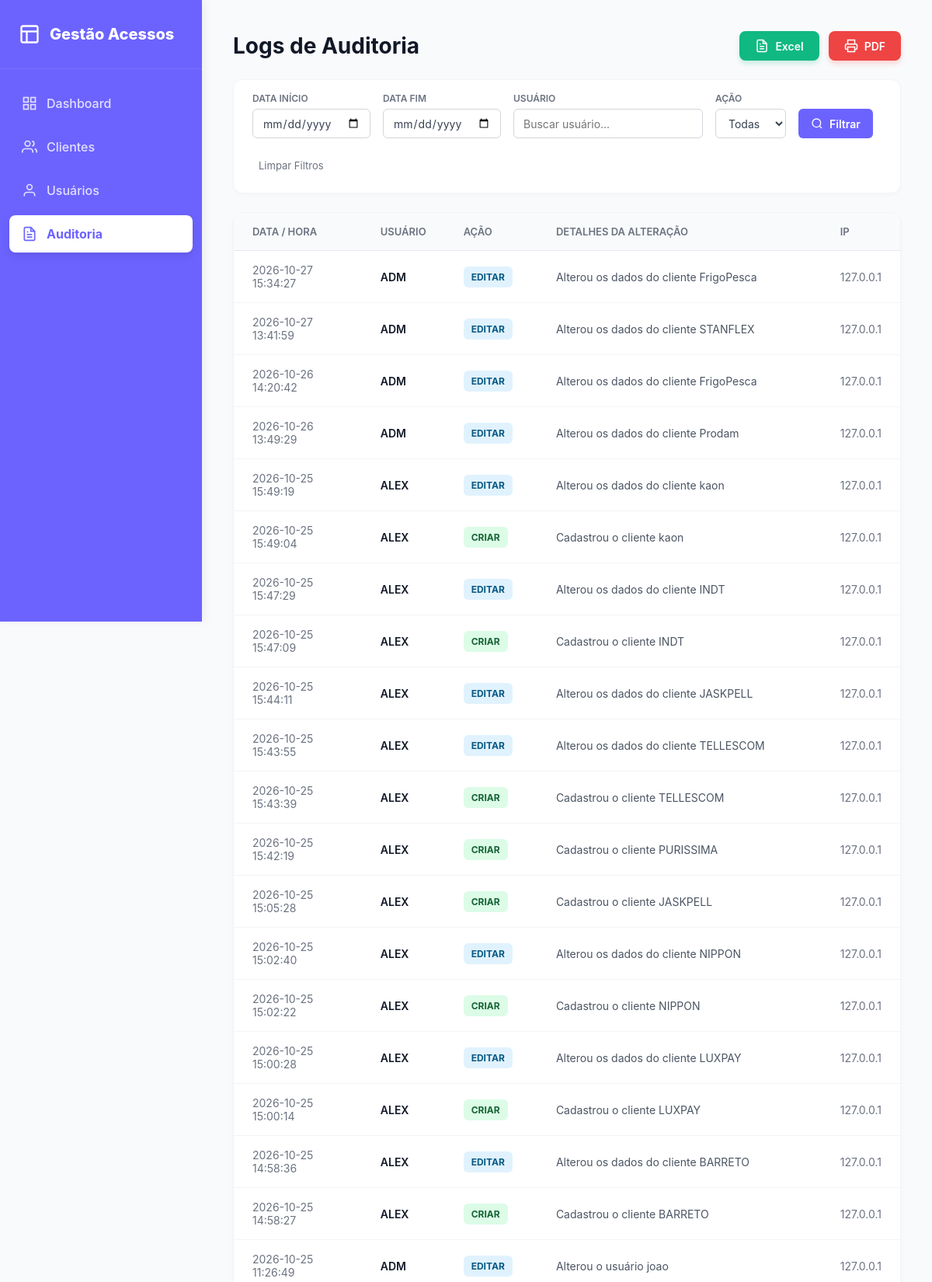
The app's page /auditoria (signed in, upper part) with its own data.
### tables this page shows
CREATE TABLE logs_auditoria (
    id INTEGER PRIMARY KEY AUTOINCREMENT,
    usuario_id INTEGER,
    username TEXT,
    data_hora TEXT NOT NULL DEFAULT (datetime('now','localtime')),
    operacao TEXT NOT NULL,
    entidade TEXT,
    entidade_id INTEGER,
    campo_alterado TEXT,
    valor_anterior TEXT,
    valor_novo TEXT,
    resultado TEXT,
    sessao_id TEXT,
    ip TEXT
);

### routes/auditoria.py (the view)
@auditoria_bp.route("/auditoria")
@login_required
def index():
    if not checar_permissao():
        return redirect(url_for("dashboard.index"))
    filtro_data_inicio = request.args.get("data_inicio", "")
    filtro_data_fim = request.args.get("data_fim", "")
    filtro_usuario = request.args.get("usuario", "")
    filtro_acao = request.args.get("acao", "")
    conn = get_connection()
    query = "SELECT * FROM logs_auditoria WHERE 1=1"
    params = []
    if filtro_data_inicio:
        query += " AND date(data_hora) >= date(?)"
        params.append(filtro_data_inicio)
    if filtro_data_fim:
        query += " AND date(data_hora) <= date(?)"
        params.append(filtro_data_fim)
    if filtro_usuario:
        query += " AND username LIKE ?"
        params.append(f"%{filtro_usuario}%")
    if filtro_acao:
        query += " AND operacao = ?"
        params.append(filtro_acao)
    query += " ORDER BY id DESC LIMIT 500" # Limita a 500 para não travar a tela
    logs = conn.execute(query, params).fetchall()
    usuarios_db = conn.execute("SELECT DISTINCT username FROM logs_auditoria").fetchall()
    conn.close()
    return render_template(
        "auditoria.html",
        logs=logs,
        filtro_data_inicio=filtro_data_inicio,
        filtro_data_fim=filtro_data_fim,
        filtro_usuario=filtro_usuario,
        filtro_acao=filtro_acao,
        usuarios_db=usuarios_db
    )

### database/db.py (called while the page is built)
def get_connection():
    conn = sqlite3.connect(Config.DATABASE_PATH)
    conn.row_factory = sqlite3.Row
    conn.execute("PRAGMA foreign_keys = ON")
    return conn

### routes/auditoria.py (called while the page is built)
def checar_permissao():
    if session.get("usuario_nivel") != "ADM" and "auditoria_visualizar" not in session.get("usuario_permissoes", ""):
        flash("Acesso negado. Você não tem permissão para ver a auditoria.", "error")
        return False
    return True

### routes/auth.py (called while the page is built)
def login_required(f):
    @wraps(f)
    def decorated_function(*args, **kwargs):
        if "usuario_id" not in session:
            flash("Você precisa fazer login.", "error")
            return redirect(url_for("auth.login"))
        return f(*args, **kwargs)
    return decorated_function

### services/csrf_service.py (called while the page is built)
def csrf_protect():
    if request.method in ("POST", "PUT", "PATCH", "DELETE"):
        sent = request.form.get("_csrf_token") or request.headers.get("X-CSRF-Token")
        esperado = session.get("_csrf_token")
        if not sent or not esperado or not hmac.compare_digest(sent, esperado):
            if request.is_json or request.path.startswith("/api/"):
                return jsonify({"erro": "CSRF inválido"}), 400
            abort(400, description="Token CSRF ausente ou inválido.")

### templates/auditoria.html (shortened to what this page needs)
<!DOCTYPE html>
<html lang="pt-BR">
<head>
</head>
<body>
    <aside class="sidebar">
        <div class="sidebar-header">
            <svg width="28" height="28" viewBox="0 0 24 24" fill="none" stroke="currentColor" stroke-width="2"><rect x="3" y="3" width="18" height="18" rx="2" ry="2"></rect><line x1="3" y1="9" x2="21" y2="9"></line><line x1="9" y1="21" x2="9" y2="9"></line></svg>
            <h2>Gestão Acessos</h2>
        </div>
        <nav>
            <a href="/dashboard" class="nav-item"><svg viewBox="0 0 24 24" fill="none" stroke="currentColor" stroke-width="2"><rect x="3" y="3" width="7" height="7"></rect><rect x="14" y="3" width="7" height="7"></rect><rect x="14" y="14" width="7" height="7"></rect><rect x="3" y="14" width="7" height="7"></rect></svg>Dashboard</a>
            <a href="/clientes" class="nav-item"><svg viewBox="0 0 24 24" fill="none" stroke="currentColor" stroke-width="2"><path d="M17 21v-2a4 4 0 0 0-4-4H5a4 4 0 0 0-4 4v2"></path><circle cx="9" cy="7" r="4"></circle><path d="M23 21v-2a4 4 0 0 0-3-3.87"></path><path d="M16 3.13a4 4 0 0 1 0 7.75"></path></svg>Clientes</a>
            {% if session.get('usuario_nivel') == 'ADM' %}
            <a href="/usuarios" class="nav-item"><svg viewBox="0 0 24 24" fill="none" stroke="currentColor" stroke-width="2"><path d="M20 21v-2a4 4 0 0 0-4-4H8a4 4 0 0 0-4 4v2"></path><circle cx="12" cy="7" r="4"></circle></svg>Usuários</a>
            {% endif %}
            {% if session.get('usuario_nivel') == 'ADM' or 'auditoria_visualizar' in session.get('usuario_permissoes', '') %}
            <a href="/auditoria" class="nav-item active">Auditoria</a>
            {% endif %}
        </nav>
    </aside>
    <main class="main-content">
        <div class="topbar">
            <h1>Logs de Auditoria</h1>
            <div class="export-btns">
                <a href="{{ url_for('auditoria.exportar_excel', data_inicio=filtro_data_inicio, data_fim=filtro_data_fim, usuario=filtro_usuario, acao=filtro_acao) }}" class="btn-export btn-excel">
                    Excel
                </a>
                <a href="{{ url_for('auditoria.imprimir_pdf', data_inicio=filtro_data_inicio, data_fim=filtro_data_fim, usuario=filtro_usuario, acao=filtro_acao) }}" target="_blank" class="btn-export btn-pdf">
                    <svg width="18" height="18" viewBox="0 0 24 24" fill="none" stroke="currentColor" stroke-width="2"><path d="M6 9V2h12v7"></path><path d="M6 18H4a2 2 0 0 1-2-2v-5a2 2 0 0 1 2-2h16a2 2 0 0 1 2 2v5a2 2 0 0 1-2 2h-2"></path><rect x="6" y="14" width="12" height="8"></rect></svg>
                    PDF
                </a>
            </div>
        </div>
        <form method="GET" action="{{ url_for('auditoria.index') }}" class="filtros-bar">
            <div class="filtro-group">
                <label>Data Início</label>
                <input type="date" name="data_inicio" class="filtro-control" value="{{ filtro_data_inicio }}">
            </div>
            <div class="filtro-group">
                <label>Data Fim</label>
                <input type="date" name="data_fim" class="filtro-control" value="{{ filtro_data_fim }}">
            </div>
            <div class="filtro-group">
                <label>Usuário</label>
                <input type="text" name="usuario" class="filtro-control" placeholder="Buscar usuário..." value="{{ filtro_usuario }}">
            </div>
            <div class="filtro-group">
                <label>Ação</label>
                <select name="acao" class="filtro-control">
                    <option value="">Todas</option>
                </select>
            </div>
            <button type="submit" class="btn-filtrar">
                <svg width="16" height="16" viewBox="0 0 24 24" fill="none" stroke="currentColor" stroke-width="2"><circle cx="11" cy="11" r="8"></circle><line x1="21" y1="21" x2="16.65" y2="16.65"></line></svg>
                Filtrar
            </button>
            <a href="{{ url_for('auditoria.index') }}" class="btn-limpar">Limpar Filtros</a>
        </form>
        <div class="table-container">
            <table class="auditoria-table">
                <thead>
                    <tr>
                        <th>Data / Hora</th>
                        <th>Usuário</th>
                        <th>Ação</th>
                        <th>Detalhes da Alteração</th>
                        <th>IP</th>
                    </tr>
                </thead>
                <tbody>
                    {% for log in logs %}
                    <tr>
                        <td class="data-hora">{{ log['data_hora'] }}</td>
                        <td class="user-info">{{ log['username'] }}</td>
                        <td>
                            {% if log['operacao'] == 'CRIAR' %}
                                <span class="badge badge-criar">CRIAR</span>
                            {% elif log['operacao'] == 'EDITAR' %}
                                <span class="badge badge-editar">EDITAR</span>
                            {% elif log['operacao'] == 'EXCLUIR' %}
                                <span class="badge badge-excluir">EXCLUIR</span>
                            {% else %}
                                <span class="badge" style="background:#e5e7eb; color:#374151;">{{ log['operacao'] }}</span>
                            {% endif %}
                        </td>
                        <td class="detalhes">{{ log['valor_novo'] }}</td>
                        <td class="data-hora">{{ log['ip'] }}</td>
                    </tr>
                    {% else %}
                    <tr>
                        <td colspan="5" style="text-align: center; padding: 40px; color: #6b7280;">Nenhum registro encontrado com esses filtros.</td>
                    </tr>
                    {% endfor %}
                </tbody>
            </table>
        </div>
    </main>
</body>
</html>

### templates/auditoria.html (style rules this page uses)
* { margin: 0; padding: 0; box-sizing: border-box; font-family: 'Inter', -apple-system, sans-serif; }
body { background-color: #f9fafb; display: flex; min-height: 100vh; color: #111827; }
.sidebar { width: 260px; background-color: #6c63ff; color: white; display: flex; flex-direction: column; position: fixed; height: 100vh; box-shadow: 4px 0 10px rgba(0,0,0,0.05); z-index: 10; }
.sidebar-header { padding: 30px 24px; display: flex; align-items: center; gap: 12px; border-bottom: 1px solid rgba(255,255,255,0.1); }
.sidebar-header h2 { font-size: 20px; font-weight: 800; }
.sidebar nav { flex: 1; padding: 20px 12px; display: flex; flex-direction: column; gap: 8px; }
.nav-item { display: flex; align-items: center; gap: 12px; color: rgba(255,255,255,0.8); text-decoration: none; padding: 14px 16px; border-radius: 8px; font-weight: 500; }
.nav-item.active { background-color: #ffffff; color: #6c63ff; font-weight: 700; box-shadow: 0 4px 12px rgba(0,0,0,0.1); }
.nav-item svg { width: 20px; height: 20px; }
.main-content { flex: 1; margin-left: 260px; padding: 40px; }
.topbar { display: flex; justify-content: space-between; align-items: center; margin-bottom: 24px; }
.topbar h1 { font-size: 28px; font-weight: 700; }
.export-btns { display: flex; gap: 12px; }
.btn-export { display: inline-flex; align-items: center; gap: 8px; padding: 10px 20px; border-radius: 8px; font-weight: 600; font-size: 14px; text-decoration: none; cursor: pointer; transition: 0.2s; border: none; }
.btn-pdf { background-color: #ef4444; color: white; box-shadow: 0 4px 6px rgba(239,68,68,0.2); }
.btn-excel { background-color: #10b981; color: white; box-shadow: 0 4px 6px rgba(16,185,129,0.2); }
.filtros-bar { display: flex; gap: 16px; margin-bottom: 24px; background: white; padding: 16px 24px; border-radius: 12px; box-shadow: 0 2px 4px rgba(0,0,0,0.02); border: 1px solid #f3f4f6; align-items: flex-end; flex-wrap: wrap; }
.filtro-group { display: flex; flex-direction: column; gap: 6px; }
.filtro-group label { font-size: 12px; font-weight: 600; color: #6b7280; text-transform: uppercase; }
.filtro-control { padding: 8px 12px; border: 1px solid #d1d5db; border-radius: 6px; font-size: 14px; outline: none; color: #374151; background: white; height: 38px; }
.btn-filtrar { background-color: #6c63ff; color: white; border: none; padding: 8px 16px; border-radius: 6px; font-weight: 600; cursor: pointer; font-size: 14px; height: 38px; display: flex; align-items: center; gap: 8px; transition: 0.2s; }
.btn-limpar { color: #6b7280; text-decoration: none; font-size: 13px; height: 38px; display: flex; align-items: center; padding: 0 8px; }
.table-container { background: white; border-radius: 12px; box-shadow: 0 4px 6px -1px rgba(0,0,0,0.05); border: 1px solid #f3f4f6; overflow: hidden; }
.auditoria-table { width: 100%; border-collapse: collapse; text-align: left; }
.auditoria-table th { background-color: #f9fafb; padding: 16px 24px; font-size: 13px; font-weight: 600; color: #6b7280; text-transform: uppercase; border-bottom: 1px solid #e5e7eb; }
.auditoria-table td { padding: 16px 24px; border-bottom: 1px solid #f3f4f6; vertical-align: middle; font-size: 14px; }
.badge { display: inline-block; padding: 6px 10px; border-radius: 6px; font-size: 12px; font-weight: 700; }
.badge-criar { background-color: #dcfce7; color: #166534; }
.badge-editar { background-color: #e0f2fe; color: #075985; }
.user-info { font-weight: 600; color: #111827; }
.detalhes { color: #4b5563; }
.data-hora { color: #6b7280; font-size: 13px; }

### records on screen
logs_auditoria: data_hora "2026-10-27 15:34:27", username "ADM", operacao "EDITAR", valor_novo "Alterou os dados do cliente FrigoPesca", ip "127.0.0.1"
logs_auditoria: data_hora "2026-10-27 13:41:59", username "ADM", operacao "EDITAR", valor_novo "Alterou os dados do cliente STANFLEX", ip "127.0.0.1"
logs_auditoria: data_hora "2026-10-26 14:20:42", username "ADM", operacao "EDITAR", valor_novo "Alterou os dados do cliente FrigoPesca", ip "127.0.0.1"
logs_auditoria: data_hora "2026-10-26 13:49:29", username "ADM", operacao "EDITAR", valor_novo "Alterou os dados do cliente Prodam", ip "127.0.0.1"
logs_auditoria: data_hora "2026-10-25 15:49:19", username "ALEX", operacao "EDITAR", valor_novo "Alterou os dados do cliente kaon", ip "127.0.0.1"
logs_auditoria: data_hora "2026-10-25 15:49:04", username "ALEX", operacao "CRIAR", valor_novo "Cadastrou o cliente kaon", ip "127.0.0.1"
logs_auditoria: data_hora "2026-10-25 15:47:29", username "ALEX", operacao "EDITAR", valor_novo "Alterou os dados do cliente INDT", ip "127.0.0.1"
logs_auditoria: data_hora "2026-10-25 15:47:09", username "ALEX", operacao "CRIAR", valor_novo "Cadastrou o cliente INDT", ip "127.0.0.1"
logs_auditoria: data_hora "2026-10-25 15:44:11", username "ALEX", operacao "EDITAR", valor_novo "Alterou os dados do cliente JASKPELL", ip "127.0.0.1"
logs_auditoria: data_hora "2026-10-25 15:43:55", username "ALEX", operacao "EDITAR", valor_novo "Alterou os dados do cliente TELLESCOM", ip "127.0.0.1"
logs_auditoria: data_hora "2026-10-25 15:43:39", username "ALEX", operacao "CRIAR", valor_novo "Cadastrou o cliente TELLESCOM", ip "127.0.0.1"
logs_auditoria: data_hora "2026-10-25 15:42:19", username "ALEX", operacao "CRIAR", valor_novo "Cadastrou o cliente PURISSIMA", ip "127.0.0.1"
logs_auditoria: data_hora "2026-10-25 15:05:28", username "ALEX", operacao "CRIAR", valor_novo "Cadastrou o cliente JASKPELL", ip "127.0.0.1"
logs_auditoria: data_hora "2026-10-25 15:02:40", username "ALEX", operacao "EDITAR", valor_novo "Alterou os dados do cliente NIPPON", ip "127.0.0.1"
logs_auditoria: data_hora "2026-10-25 15:02:22", username "ALEX", operacao "CRIAR", valor_novo "Cadastrou o cliente NIPPON", ip "127.0.0.1"
logs_auditoria: data_hora "2026-10-25 15:00:28", username "ALEX", operacao "EDITAR", valor_novo "Alterou os dados do cliente LUXPAY", ip "127.0.0.1"
logs_auditoria: data_hora "2026-10-25 15:00:14", username "ALEX", operacao "CRIAR", valor_novo "Cadastrou o cliente LUXPAY", ip "127.0.0.1"
logs_auditoria: data_hora "2026-10-25 14:58:36", username "ALEX", operacao "EDITAR", valor_novo "Alterou os dados do cliente BARRETO", ip "127.0.0.1"
logs_auditoria: data_hora "2026-10-25 14:58:27", username "ALEX", operacao "CRIAR", valor_novo "Cadastrou o cliente BARRETO", ip "127.0.0.1"
logs_auditoria: data_hora "2026-10-25 11:26:49", username "ADM", operacao "EDITAR", valor_novo "Alterou o usuário joao", ip "127.0.0.1"
